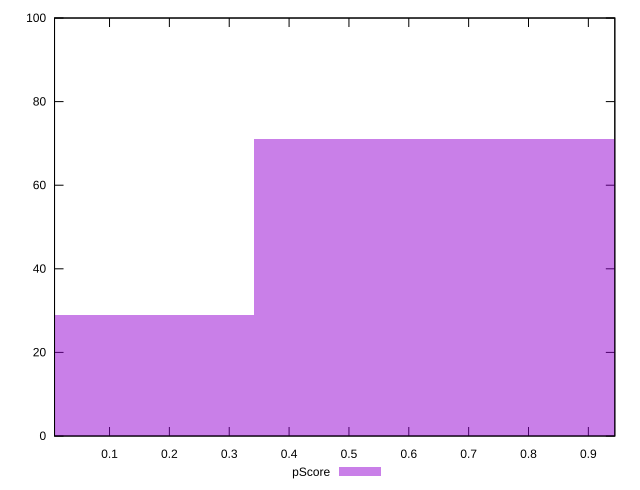

The script that saved this image:
reset

$pScore <<EOF
0 29
0.6833110040561935 71
EOF

set key outside below
set boxwidth 0.6833110040561935
set xrange [0.008132019417942393:0.944218276513489]
set yrange [0:100]
set trange [0:100]
set style fill transparent solid 0.5 noborder
set terminal svg size 640, 490 enhanced background rgb 'white'
set output "report_00014_2021-02-09T15:56:05.503Z/max-potential-fid/samples/pages+cached+noadtech/pScore/histogram.svg"

plot $pScore title "pScore" with boxes

reset
